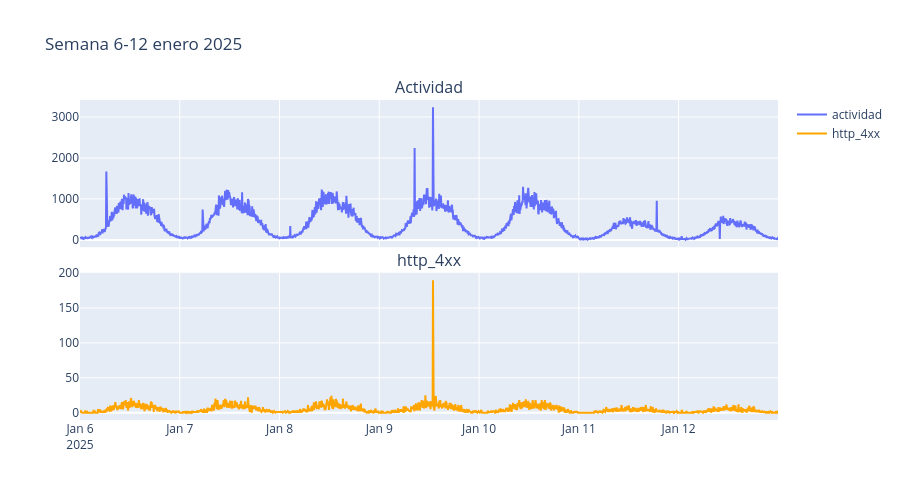

Notebook cell for this chart:
### Markdown cell above
## 2. Semana tipo (una semana concreta)

Zoom a una semana laboral + fin de semana para ver el ciclo diurno claramente.

### Code cell
week_df = df[(df["timestamp_local"] >= "2025-01-06") & (df["timestamp_local"] < "2025-01-13")]

fig = make_subplots(rows=2, cols=1, shared_xaxes=True, vertical_spacing=0.08,
                    subplot_titles=["Actividad", "http_4xx"])
fig.add_trace(go.Scatter(x=week_df["timestamp_local"], y=week_df["actividad"],
                         mode="lines", name="actividad"), row=1, col=1)
fig.add_trace(go.Scatter(x=week_df["timestamp_local"], y=week_df["http_4xx"],
                         mode="lines", name="http_4xx", line=dict(color="orange")), row=2, col=1)
fig.update_layout(height=500, title_text="Semana 6-12 enero 2025")
fig.show()

### Figure 1 — Plotly figure (JSON) as saved in the notebook; plotly's stock layout.template omitted (floating-point values rounded to 4 significant figures; data arrays with more than 128 entries replaced by an {"elided": "..."} marker saying what was removed)
{"data": [{"mode": "lines", "name": "actividad", "type": "scatter", "x": {"elided": "2016 str values"}, "xaxis": "x", "y": {"elided": "2016 int values"}, "yaxis": "y"}, {"line": {"color": "orange"}, "mode": "lines", "name": "http_4xx", "type": "scatter", "x": {"elided": "2016 str values"}, "xaxis": "x2", "y": {"elided": "2016 int values"}, "yaxis": "y2"}], "layout": {"annotations": [{"font": {"size": 16}, "showarrow": false, "text": "Actividad", "x": 0.5, "xanchor": "center", "xref": "paper", "y": 1, "yanchor": "bottom", "yref": "paper"}, {"font": {"size": 16}, "showarrow": false, "text": "http_4xx", "x": 0.5, "xanchor": "center", "xref": "paper", "y": 0.46, "yanchor": "bottom", "yref": "paper"}], "height": 500, "title": {"text": "Semana 6-12 enero 2025"}, "xaxis": {"anchor": "y", "domain": [0, 1], "matches": "x2", "showticklabels": false}, "xaxis2": {"anchor": "y2", "domain": [0, 1]}, "yaxis": {"anchor": "x", "domain": [0.54, 1]}, "yaxis2": {"anchor": "x2", "domain": [0, 0.46]}}}
